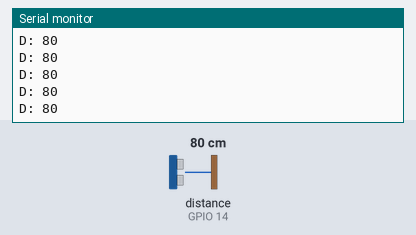
A sketch run on a simulated ESP32. Shown: the last lines printed to the serial monitor. Inputs (shaded band) come from the test bench; at power-on: distance to the obstacle (sensor on GPIO 14) 80 cm. The echo pulse lasts 58.3 µs per cm.

Above: at 1.2 s.
1.3 s: distance to the obstacle (sensor on GPIO 14) set to 2 cm
At 1.7 s:
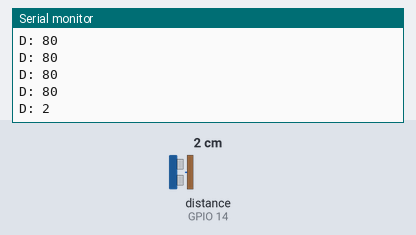
4.3 s: distance to the obstacle (sensor on GPIO 14) set to 4 cm
At 5.0 s:
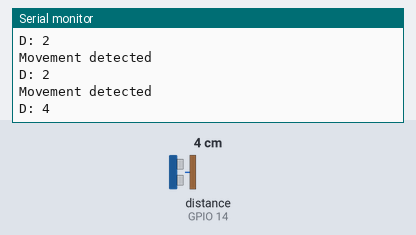
Timing chart, 0 to 7.3 s (numbered marks = the images above; inputs shaded):
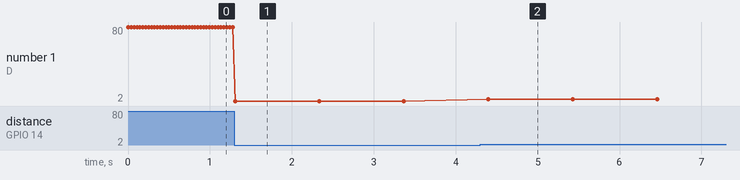

Measured:
- after the input at 1.3 s, the serial monitor: prints a new line at once (image 1)
- after the input at 4.3 s, the serial monitor: prints a new line after 0.10 s (image 2)
- plotted number 1: 80 → 2 after the input at 1.3 s, 2 → 4 after the input at 4.3 s

The sketch:

DETECTION_with_library_test.ino
```cpp
#include <UltrasonicSensor.h>

#define ECHO_PIN 14
#define TRIG_PIN 13
#define TEMP 28

UltrasonicSensor ultrasonic(TRIG_PIN, ECHO_PIN);

void setup() {
    Serial.begin(115200);
    ultrasonic.setTemperature(TEMP);
}

void loop() {
      int distance = ultrasonic.distanceInCentimeters();
      Serial.printf("D: %d\n",distance);
      if(distance < 10) {
        delay(1000);
        Serial.println("Movement detected");
      }
      delay(30);
}
```
